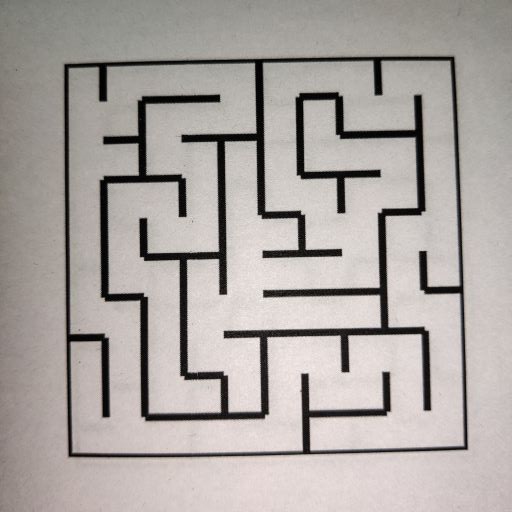
#> input picture task2/task_2b_generate_maze_macintosh/test_cases/maze00.jpg, 512 x 512 px, found by its file name
$ jupyter execute Untitled.ipynb
#> lines starting #> are read from the running program, lines starting #| are printed output that depends on the picture; after the words box and inside, x2 and y2 are one past the last pixel; in counts of white or black regions, pixels touching at a corner belong together
[cell 1]
import numpy as np
import cv2 as cv

[cell 2]
# Python code to find the co-ordinates of
# the contours detected in an image.
import numpy as np
import cv2

# Reading image
font = cv2.FONT_HERSHEY_COMPLEX
img2 = cv2.imread('maze00.jpg', cv2.IMREAD_COLOR)
#> img2 is the input picture: shape (512, 512, 3); mean B, G, R 161.5, 164.9, 171

# Reading same image in another
# variable and converting to gray scale.
img = cv2.imread('maze00.jpg', cv2.IMREAD_GRAYSCALE)
#> img: shape (512, 512); min 0, max 245, mean 166.3

# Converting image to a binary image
# ( black and white only image).
_, threshold = cv2.threshold(img, 110, 255, cv2.THRESH_BINARY)
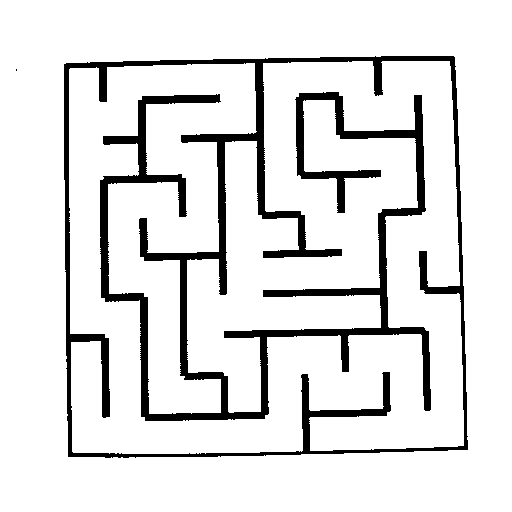
#> threshold: shape (512, 512); 88.8% white; 2 black regions (1 under 20 px)

# Detecting contours in image.
contours, _= cv2.findContours(threshold, cv2.RETR_TREE,
							cv2.CHAIN_APPROX_SIMPLE)
#> contours = 4 contours, 1 with area under 20; largest, box (x1, y1, x2, y2) and area: (0, 0, 512, 512) 261121, (63, 55, 469, 459) 157900, (69, 61, 464, 454) 123888

areas = []

# Going through every contours found in the image.
for cnt in contours :
	area = cv2.contourArea(cnt)
	areas.append(area)
	approx = cv2.approxPolyDP(cnt, 0.009 * cv2.arcLength(cnt, True), True)

	# draws boundary of contours.
	cv2.drawContours(img2, [approx], 0, (0, 0, 255), 5)

	# Used to flatted the array containing
	# the co-ordinates of the vertices.
	n = approx.ravel()
	i = 0

	for j in n :
		if(i % 2 == 0):
			x = n[i]
			y = n[i + 1]

			# String containing the co-ordinates.
			string = str(x) + " " + str(y)

			if(i == 0):
				# text on topmost co-ordinate.
				cv2.putText(img2, "Arrow tip", (x, y),
								font, 0.5, (255, 0, 0))
			else:
				# text on remaining co-ordinates.
				cv2.putText(img2, string, (x, y),
						font, 0.5, (0, 255, 0))
		i = i + 1
#> this loop made 4 passes
#> (area, n) on passes 1, 3: (261121, [0, 0, 0, 511, 511, 511, 511, 0]), (157899.5, [453, 55, 468, 449, 68, 457, 63, 64])
#> area on pass 4: 123888.5
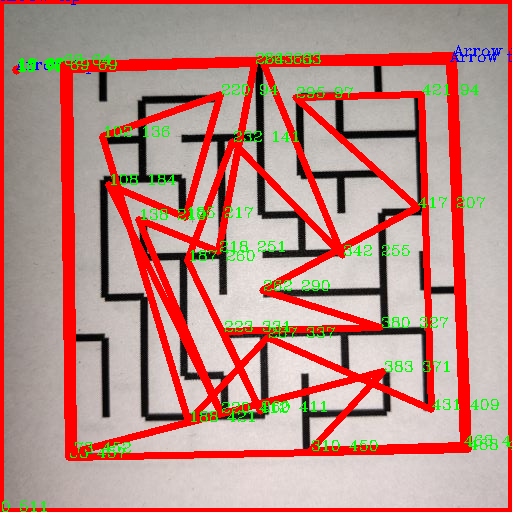
#> img2: shape (512, 512, 3); mean B, G, R 131.9, 139.9, 186.1
#> after the loop, areas = [261121, 4, 157899.5, 123888.5]

# Showing the final image.
cv2.imshow('image2', img2)

# Exiting the window if 'q' is pressed on the keyboard.
if cv2.waitKey(0) & 0xFF == ord('q'):
#> (key q is pressed here)
	cv2.destroyAllWindows()

$ run again, with task2/task_2b_generate_maze_macintosh/test_cases/maze02.jpg copied over task2/task_2b_generate_maze_macintosh/test_cases/maze00.jpg
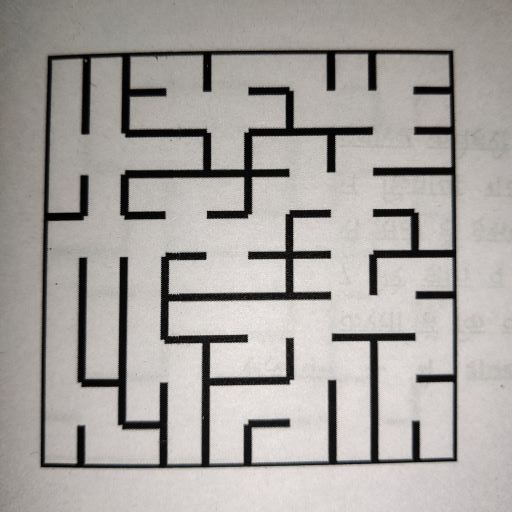
#> input picture task2/task_2b_generate_maze_macintosh/test_cases/maze02.jpg, 512 x 512 px, found by its file name
#> img2 is the input picture: shape (512, 512, 3); mean B, G, R 159.5, 163.1, 167.2
#> `_, threshold = cv2.threshold(img, 110, 255, cv2.THRESH_BINARY)`:
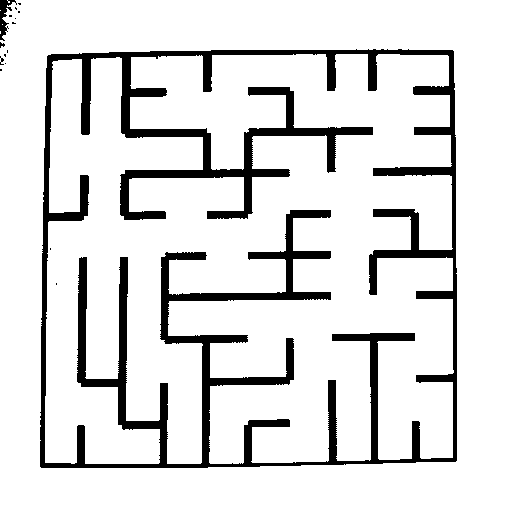
#> threshold: shape (512, 512); 87.4% white; 16 black regions (14 under 20 px)
#> contours = 23 contours, 20 with area under 20; largest, box (x1, y1, x2, y2) and area: (0, 0, 512, 512) 260804, (39, 48, 458, 469) 172442, (45, 54, 454, 464) 134922
#> the loop `for cnt in contours :` made 23 passes
#> (area, n) on passes 4, 9: (260804, [7, 5, 0, 511, 511, 511, 511, 0]), (172441.5, [452, 49, 457, 460, 41, 468, 46, 56])
#> after the loop `for cnt in contours :`:
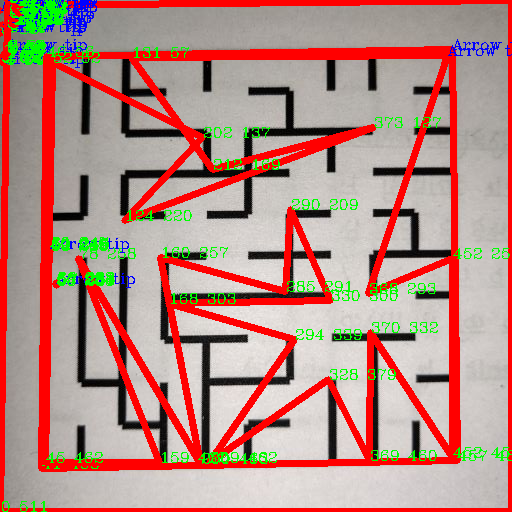
#> img2: shape (512, 512, 3); mean B, G, R 132.5, 141, 181.2
#> after the loop `for cnt in contours :`: areas = [0, 0, 0, 260804, 2, 15, 8.5, 6, 172441.5, 134922, 4, 4, 2, 2, 4, 10.5, 2, 10, 7, 7, 8.5, 4, 1]

$ run again, with task2/task_2b_generate_maze_macintosh/test_cases/maze03.jpg copied over task2/task_2b_generate_maze_macintosh/test_cases/maze00.jpg
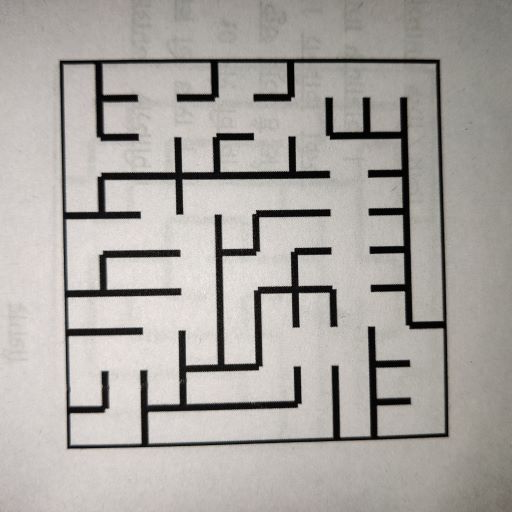
#> input picture task2/task_2b_generate_maze_macintosh/test_cases/maze03.jpg, 512 x 512 px, found by its file name
#> img2 is the input picture: shape (512, 512, 3); mean B, G, R 161.7, 166, 169.9
#> `_, threshold = cv2.threshold(img, 110, 255, cv2.THRESH_BINARY)`:
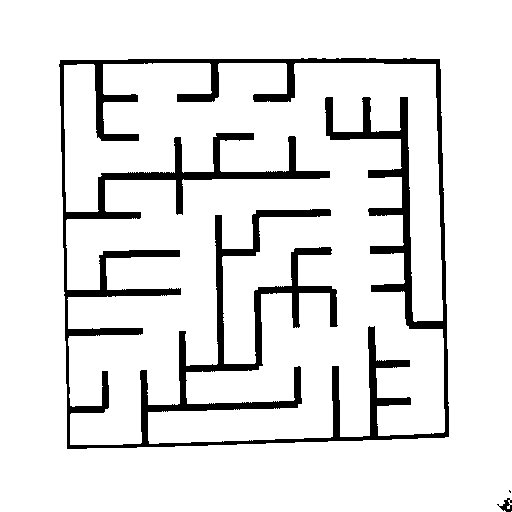
#> threshold: shape (512, 512); 89.7% white; 3 black regions (1 under 20 px)
#> contours = 6 contours, 3 with area under 20; largest, box (x1, y1, x2, y2) and area: (0, 0, 512, 512) 261010, (58, 57, 450, 450) 147476, (64, 63, 445, 445) 116234
#> the loop `for cnt in contours :` made 6 passes
#> (area, n) on passes 2, 5: (261010.5, [0, 0, 0, 511, 509, 508, 511, 0]), (147475.5, [439, 58, 449, 436, 67, 449, 59, 60])
#> after the loop `for cnt in contours :`:
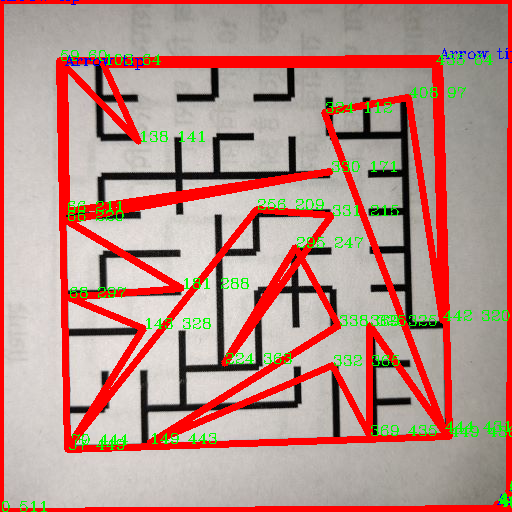
#> img2: shape (512, 512, 3); 18.59% of pixels changed, all inside (x1, y1, x2, y2) = (0, 0, 512, 512)
#> after the loop `for cnt in contours :`: areas = [0, 261010.5, 5.5, 7, 147475.5, 116234.5]
